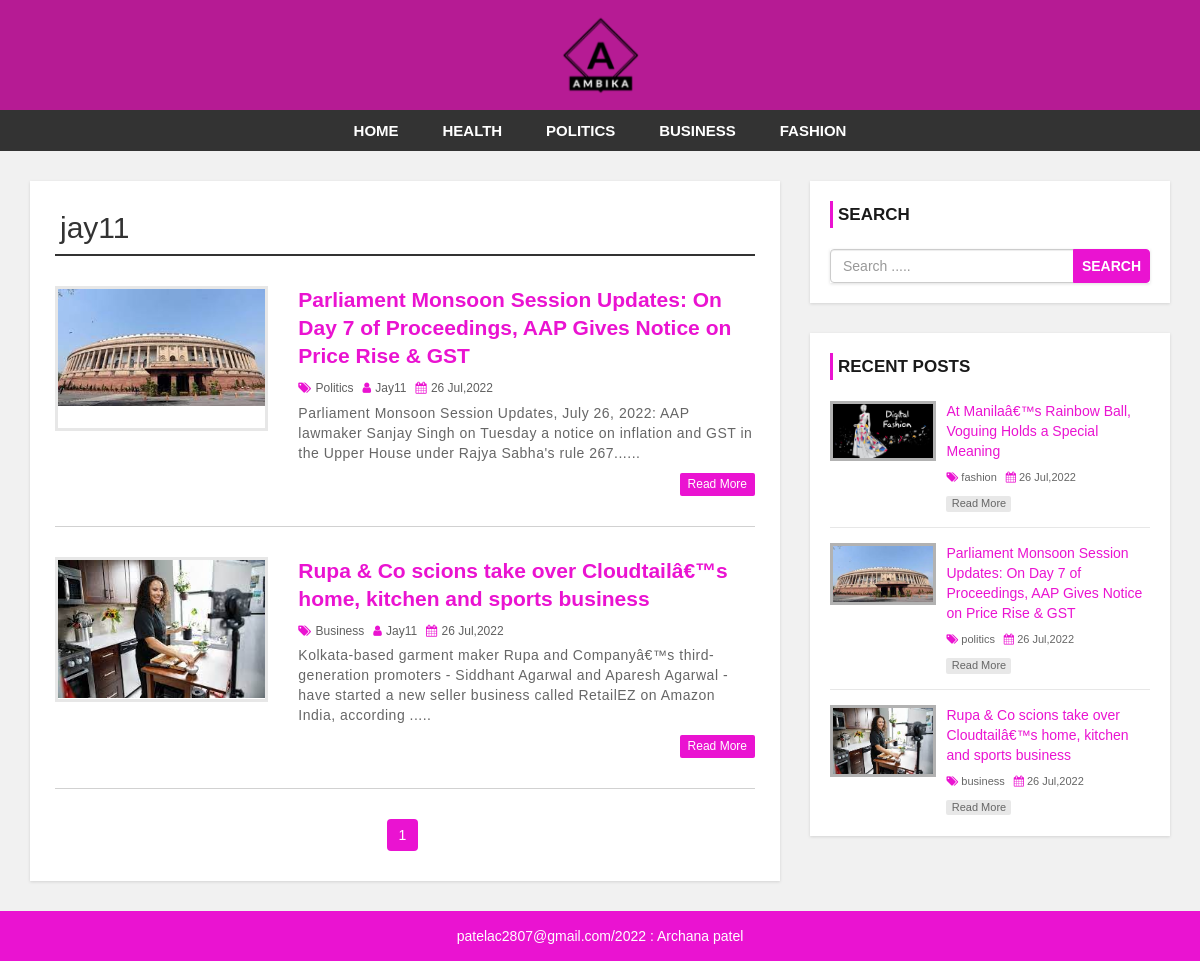
The app's page /author.php?aid=46 with its own data.
### tables this page shows
CREATE TABLE `setting` (
  `website_name` varchar(60) NOT NULL,
  `footer_desc` varchar(255) NOT NULL,
  `website_logo` varchar(60) NOT NULL
);

CREATE TABLE `category` (
  `category_id` int(11) NOT NULL,
  `category_name` varchar(100) NOT NULL,
  `post` int(11) NOT NULL DEFAULT '0'
);

CREATE TABLE `user` (
  `user_id` int(10) UNSIGNED NOT NULL,
  `first_name` varchar(30) NOT NULL,
  `last_name` varchar(30) NOT NULL,
  `username` varchar(30) DEFAULT NULL,
  `password` varchar(40) DEFAULT NULL,
  `role` int(11) NOT NULL
);

CREATE TABLE `post` (
  `post_id` int(11) NOT NULL,
  `title` varchar(100) NOT NULL,
  `description` text NOT NULL,
  `category` varchar(100) NOT NULL,
  `post_date` varchar(50) NOT NULL,
  `author` int(11) NOT NULL,
  `post_img` varchar(100) NOT NULL
);

### author.php (the view, shortened to what this page needs)
<?php include 'header.php';
if(isset($_GET["aid"]))
{
    $aut_id=$_GET["aid"];
}
?>
    <div id="main-content">
      <div class="container">
        <div class="row">
            <div class="col-md-8">
                <div class="post-container">
                   <?php
                   $sql2="SELECT * FROM user WHERE user_id={$aut_id} ";
                   $result2=mysqli_query($con,$sql2);
                   $row2=mysqli_fetch_assoc($result2);
                   ?>
                  <h2 class="page-heading"><?php echo $row2['username']; ?></h2>
                  <?php
 $limit=3;
if(isset($_GET["page"]))
{
    $page=$_GET["page"];
}
else
{
    $page=1;
}
$offset=($page-1)*$limit;
$sql="SELECT * FROM post
LEFT JOIN category ON post.category=category.category_id
LEFT JOIN user ON post.author=user.user_id
WHERE author={$aut_id}
ORDER BY post_id DESC LIMIT {$offset},{$limit}";
$result=mysqli_query($con,$sql);
if(mysqli_num_rows($result)>0)
{
    while($row=mysqli_fetch_assoc($result))
    {
?>
                        <div class="post-content">
                            <div class="row">
                                <div class="col-md-4">
                                    <a class="post-img" href="single.php?sid=<?php echo $row["post_id"]; ?>"><img src="admin/upload/<?php echo $row['post_img']; ?>" alt=""/></a>
                                </div>
                                <div class="col-md-8">
                                    <div class="inner-content clearfix">
                                        <h3><a href='single.php?sid=<?php echo $row["post_id"]; ?>'><?php echo $row['title']; ?></a></h3>
                                        <div class="post-information">
                                           <span>
                                                <i class="fa fa-tags" aria-hidden="true"></i>
                                                <a href='category.php?cid=<?php echo $row['category']; ?>'><?php echo $row['category_name']; ?></a>
                                            </span>
                                            <span>
                                                <i class="fa fa-user" aria-hidden="true"></i>
                                                <a href='author.php?aid=<?php echo $row['user_id']; ?>'><?php echo $row['username']; ?></a>
                                            </span>
                                            <span>
                                                <i class="fa fa-calendar" aria-hidden="true"></i>
                                                <?php echo $row['post_date']; ?>
                                            </span>
                                        </div>
                                        <p class="description">
                                        <?php echo substr($row['description'],0,200). '.....'; ?>
                                        </p>
                                        <a class='read-more pull-right' href='single.php?sid=<?php echo $row["post_id"]; ?>'>read more</a>
                                    </div>
                                </div>
                            </div>
                        </div>
                        <?php
                            }
                        }
                            ?>
                    <?php
                    $sql1="SELECT * FROM post WHERE author={$aut_id} ";
                    $result1=mysqli_query($con,$sql1);
                    $totalrecord=mysqli_num_rows($result1);
                    $totalpage=ceil($totalrecord/$limit);
                  ?>
                  <ul class='pagination admin-pagination'>
                    <?php
                      for($i=1;$i<=$totalpage;$i++)
                      {
                        if($i==$page)
                        {
                            $active="active";
                        }
                        else
                        {
                            $active="";
                        }
                      ?>
                     <li class="<?php echo $active ?>"><a href="author.php?aid=<?php echo $aut_id; ?>&page=<?php echo $i; ?>"><?php echo $i; ?></a></li>
                     <?php
                      }
                      ?>
                  </ul>
               </div>
            </div>
            <?php include 'sidebar.php'; ?>
        </div>
      </div>
    </div>
<?php include 'footer.php'; ?>

### header.php (shortened to what this page needs)
<!DOCTYPE html>
<html lang="en">
<head>
    <link rel="stylesheet" href="css/bootstrap.min.css" />
    <link rel="stylesheet" href="css/font-awesome.css">
    <link rel="stylesheet" href="css/style.css">
</head>
<body>
<div id="header">
    <div class="container">
        <div class="row">
            <?php
                 include('config.php');
                  $sql1="SELECT * FROM setting";
                  $result1=mysqli_query($con,$sql1);
                  if(mysqli_num_rows($result1)>0)
                  {
                    while($row1=mysqli_fetch_assoc($result1))
                    {
                        if($row1['website_logo']=="")
                        {
                        ?>
                            <div class="col-md-2">
                            <a href="post.php" id="logo"><?php echo $row1['website_name']; ?></a>
                            </div>
                        <?php
                         }
                         else
                         {
                          ?>
                            <div class="col-md-offset-4 col-md-4">
                            <a href="post.php" id="logo" ><img  style="height: 80px;width: 80px;" src="images/<?php echo $row1['website_logo']; ?>"></a>
                            </div>
                         <?php
                         }
                    }
                  }
                  ?>
        </div>
    </div>
</div>
<div id="menu-bar">
    <div class="container">
        <div class="row">
            <div class="col-md-12">
                <?php
                include("config.php");
                $active="";
                $sql="SELECT * FROM category WHERE post>0";
                $result=mysqli_query($con,$sql);
                if(mysqli_num_rows($result)>0)
                {
                ?>
                <ul class='menu'>
                <li><a href='index.php'>Home</a></li>
                    <?php
                    while($row=mysqli_fetch_assoc($result))
                    {
                    ?>
                    <li><a class="<?php echo $active ; ?>" href='category.php?cid=<?php echo $row['category_id']; ?>'><?php echo $row['category_name']; ?></a></li>
                    <?php
                    }
                    ?>
                </ul>
                 <?php
                }
                 ?>
            </div>
        </div>
    </div>
</div>

### sidebar.php
<div id="sidebar" class="col-md-4">
    <div class="search-box-container">
        <h4>Search</h4>
        <form class="search-post" action="search.php" method ="GET">
            <div class="input-group">
                <input type="text" name="search" class="form-control" placeholder="Search .....">
                <span class="input-group-btn">
                    <button type="submit" class="btn btn-danger">Search</button>
                </span>
            </div>
        </form>
    </div>
    <div class="recent-post-container">
        <h4>Recent Posts</h4>
        <?php
$limit=3;
$sql="SELECT * FROM post
LEFT JOIN category ON post.category=category.category_id
LEFT JOIN user ON post.author=user.user_id
ORDER BY post_id DESC LIMIT {$limit}";
$result=mysqli_query($con,$sql);
if(mysqli_num_rows($result)>0)
{
    while($row=mysqli_fetch_assoc($result))
    {
?>
        <div class="recent-post">
            <a class="post-img" href="single.php?sid=<?php echo $row['post_id'];?>">
                <img src="admin/upload/<?php echo $row['post_img'];?>" alt=""/>
            </a>
            <div class="post-content">
                <h5><a href="single.php?sid=<?php echo $row['post_id'];?>"><?php echo $row['title'];?></a></h5>
                <span>
                    <i class="fa fa-tags" aria-hidden="true"></i>
                    <a href='category.php?cid=<?php echo $row['category_id'];?>'><?php echo $row['category_name'];?></a>
                </span>
                <span>
                    <i class="fa fa-calendar" aria-hidden="true"></i>
                    <?php echo $row['post_date'];?>
                </span>
                <a class="read-more" href="single.php?sid=<?php echo $row['post_id'];?>">read more</a>
            </div>
        </div>
        <?php
    }
}
        ?>
    </div>
</div>

### footer.php
<div id ="footer">
    <div class="container">
        <div class="row">
            <div class="col-md-12">
            <?php
                 include('config.php');
                  $sql="SELECT * FROM setting";
                  $result=mysqli_query($con,$sql);
                  if(mysqli_num_rows($result)>0)
                  {
                    while($row=mysqli_fetch_assoc($result))
                    {
                  ?>
                <span> <a href=""><?php echo $row['footer_desc'] ;?>: Archana patel</a></span>
                   <?php
                    }
                }
                ?>
            </div>
        </div>
    </div>
</div>
</body>
</html>

### css/style.css (style rules this page uses)
body { background: #f1f1f1; font-family: sans-serif,arial,Helvetica; }
a, a:hover, a:focus { text-decoration: none; outline: none; }
ul { margin:0; padding:0; list-style:none; }
h2.page-heading { margin: 5px 0 30px; padding: 0 5px 10px; border-bottom: 2px solid #333; }
form { background: #fff; padding: 25px; box-shadow:0 1px 3px rgba(0, 0, 0, 0.13); }
#header { background: #b61b94; text-align: center; padding: 15px; }
#logo { display: inline-block; width: 65%; }
#logo img { width: 100%; }
#menu-bar { background: #333; text-align: center; }
#menu-bar .menu > li { display: inline-block; }
.menu > li > a { padding: 10px 20px; display: block; text-transform: uppercase; color: #fff; font-size: 15px; font-weight:600; transition:all 0.5s ease 0s; }
#main-content { padding: 30px 0; min-height: 750px; }
#main-content .post-container { background-color: #fff; padding: 25px; box-shadow: 0 1px 3px rgba(0, 0, 0, 0.13); }
#main-content .post-content { border-bottom: 1px solid #d1d1d1; padding: 0 0 30px; margin-bottom:30px; }
#main-content .post-content img { width: 100%; }
#main-content .post-content .post-img { border: 3px solid #e7e7e7; display: block; height: 145px; overflow: hidden; transition: border .3s; }
#main-content .post-content h3 { font-size: 21px; line-height: 28px; font-weight: 600; margin: 0 0 7px; }
#main-content .post-content h3 a { color: #ea13d1; transition:all 0.3s; }
#main-content .post-content .post-information span { color: #606060; font-size: 12px; text-transform: capitalize; margin: 0 5px 5px 0; display: inline-block; }
#main-content .post-content .post-information i { color: #ea13d1; margin-right: 1px; }
#main-content .post-content .post-information a { color: #606060; text-decoration: none; }
#main-content .post-content p, #main-content .single-post p { color: #666; font-size: 14px; letter-spacing: 0.5px; margin:0 0 10px; }
#main-content .post-content a.read-more { color: #fff; background-color: #ea13d1; font-size: 12px; text-transform: capitalize; padding: 3px 8px; border-radius: 2px; transition: all 0.3s; }
.pagination { display: block; text-align: center; margin: 0; }
.pagination li { display:inline-block; margin: 0 5px 0 0; }
.pagination li a { border: none; background: #ea13d1; color: #fff; }
i.fa { color:#222; }
#sidebar h4 { color: #1A1A1A; font-size: 17px; line-height: 27px; font-weight:600; text-transform: uppercase; padding: 0 0 0 5px; margin: 0 0 21px; border-left: 3px solid #ea13d1; }
#sidebar .search-box-container { background-color: #fff; padding: 20px; margin: 0 0 30px; box-shadow: 0 1px 3px rgba(0, 0, 0, 0.13); }
#sidebar .search-post { padding: 0; }
#sidebar .search-post input { color: #606060; }
#sidebar .search-post .btn { font-weight: 600; text-transform: uppercase; padding: 6px 8px; background-color: #ea13d1; border-color: #ea13d1; outline: none; }
#sidebar .recent-post-container { padding: 20px; background: #fff; box-shadow: 0 1px 3px rgba(0, 0, 0, 0.13); }
#sidebar .recent-post { border-bottom: 1px solid #e7e7e7; padding: 0 0 15px; margin: 0 0 15px; }
#sidebar .recent-post:last-child { margin: 0; padding: 0; border: none; }
#sidebar .recent-post .post-img { display: inline-block; width: 33%; border: 3px solid rgba(0,0,0,0.3); vertical-align: top; transition: border .3s; }
#sidebar .recent-post .post-img img { width: 100%; }
#sidebar .recent-post .post-content { width: 65%; display: inline-block; border: none; padding: 0 0 0 7px; margin: 0; }
#sidebar .recent-post h5 { font-size: 14px; line-height: 20px; margin: 0 0 5px; }
#sidebar .recent-post h5 a { color: #ea13d1; }
#sidebar .recent-post span { color: #666; font-size: 11px; display: inline-block; margin: 0 5px 10px 0; }
#sidebar .recent-post span a { color: #666; }
#sidebar .recent-post span i { color: #ea13d1; }
#sidebar .recent-post a.read-more { color: #666; background-color: rgba(0,0,0,0.09); width: 65px; font-size: 11px; text-align: center; padding: 0; display: block; transition: all 0.3s; }
#footer { color: #fff; padding:15px 0; text-align:center; background-color:#ea13d1; }
#footer a { color:#fff; }

### records on screen
setting: website_logo (picture), footer_desc "patelac2807@gmail.com/2022"
category: category_name "HEALTH"
category: category_name "POLITICS"
category: category_name "BUSINESS"
category: category_name "FASHION"
user: username "jay11"
post: post_img (picture), title "Parliament Monsoon Session Updates: On Day 7 of Proceedings, AAP Gives Notice on Price Rise & GST", category.category_name "Politics", user.username "Jay11", post_date "26 Jul,2022", description "Parliament Monsoon Session Updates, July 26, 2022: AAP lawmaker Sanjay Singh on Tuesday a notice on inflation and GST in the Upper House under Rajya Sabha's rule 267.", category.category_name "politics"
post: post_img (picture), title "Rupa & Co scions take over Cloudtailâ€™s home, kitchen and sports business", category.category_name "Business", user.username "Jay11", post_date "26 Jul,2022", description "Kolkata-based garment maker Rupa and Companyâ€™s third-generation promoters - Siddhant Agarwal and Aparesh Agarwal - have started a new seller business called RetailEZ on Amazon India, according", category.category_name "business"
post: post_img (picture), title "At Manilaâ€™s Rainbow Ball, Voguing Holds a Special Meaning", category.category_name "fashion", post_date "26 Jul,2022"
